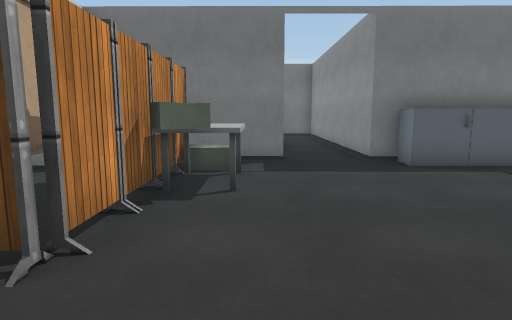
View 1 (above)

16 first-person views from a walk through a scene from a Unity 3-D project. The camera is 1.2 m above the floor, tilts 8° down and sees 75° across. The floor is counted in squares, 1 m on a side. Each view is taken from the middle of a square. On the plan, view 1 faces up. The plan holds only what a view shows up to about 14 squares ahead; the rest is blank. The place goes on beyond the plan. Some surface patterns are stand-ins.

View 2
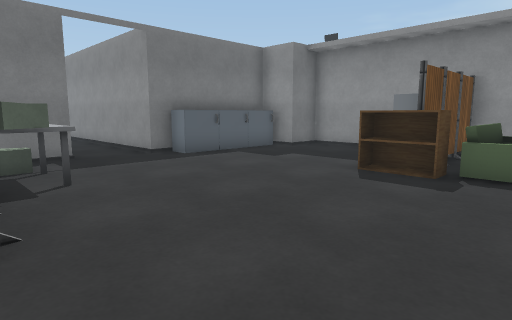

View 3
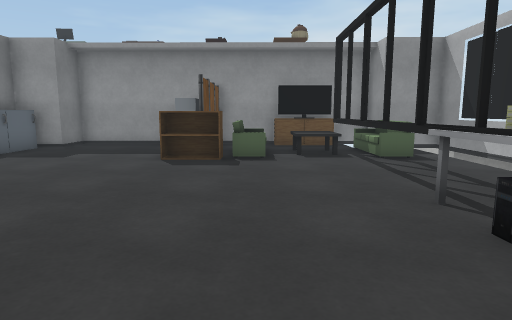

View 4
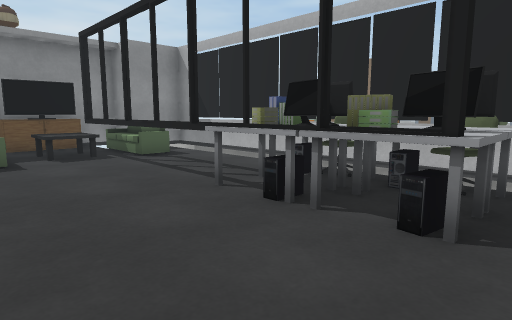

View 5
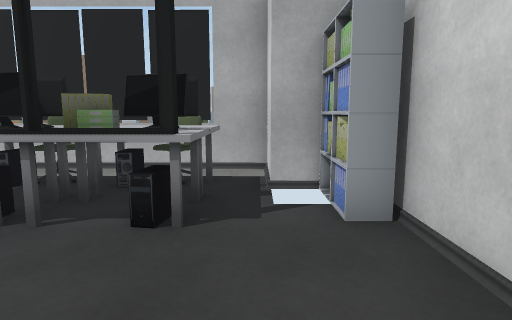

View 6
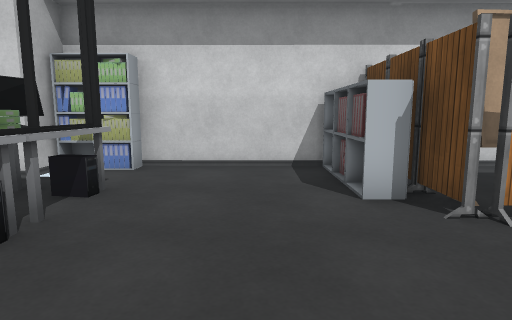

View 7
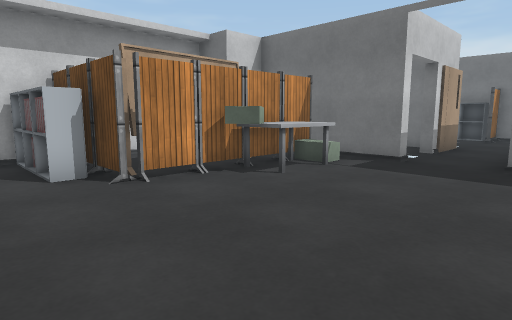

View 8
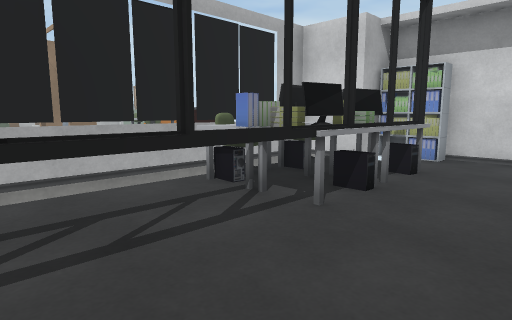

View 9
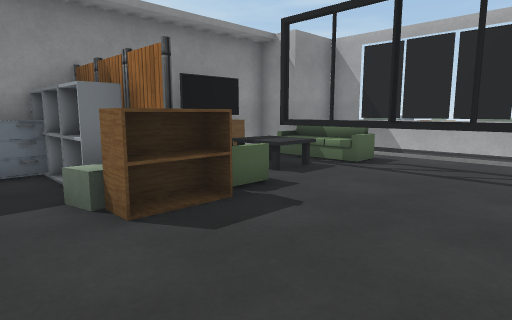

View 10
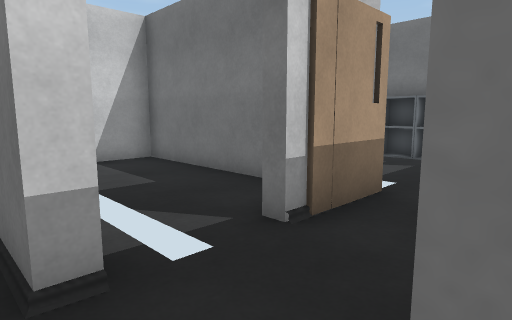

View 11
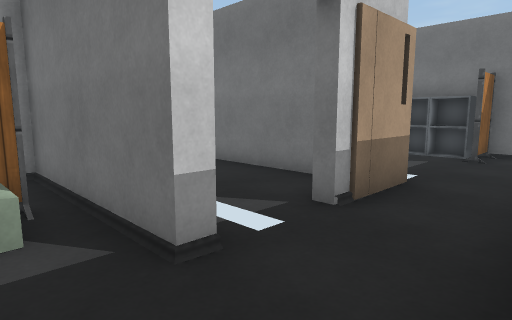

View 12
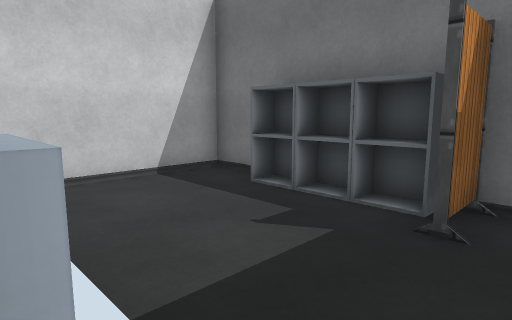

View 13
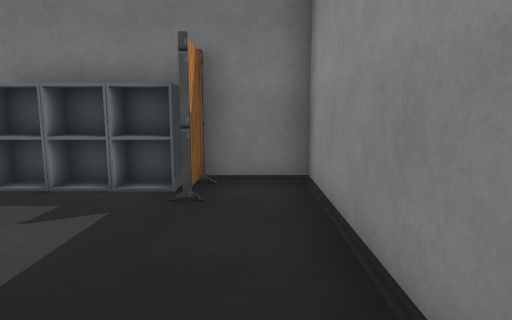

View 14
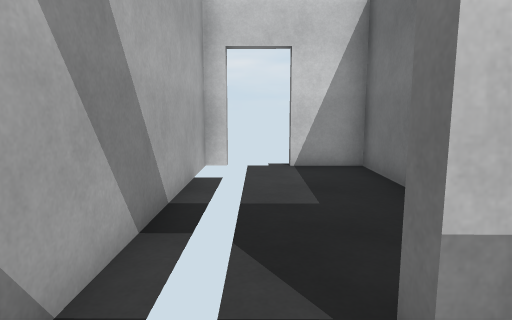

View 15
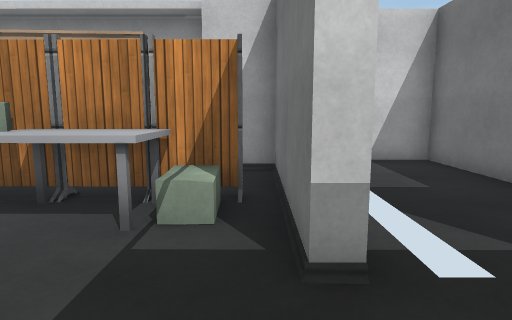

View 16
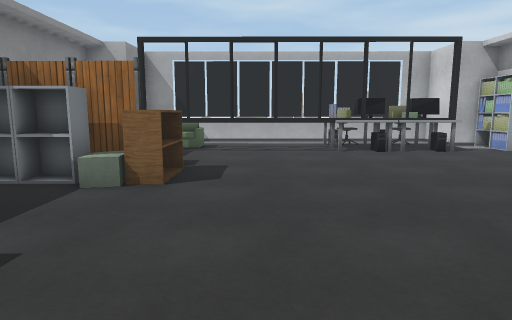

### Floor plan
Key: @ floor where view 1 was taken; # wall or solid block; . main floor; : floor 0.5 m higher than the main floor; / step, stairs or slope; = window, fence, low wall or low ledge; ^ raised ledge; T thing the floor can be seen under or through.
Columns run from 6 left of view 1 to 9 right of it. Each row starts with its distance up from view 1.
 18   ########
 17   #.####.#
 16   #......#
 15   #......#
 14   #......#
 13 ########.#
 12 #.....##.#
 11  .....#..#
 10  ........#
  9 #######..#
  8    ##.....^^^^#
  7     #//.......##
  6     #/=........#
  5     #/=........#
  4    ##..........#
  3    ##..........#
  2 ####.......^####
  1 #..........^####
  0 #.....@....=:==#
 -1 #...........^==#
 -2 #...........^^=#
 -3 ##.^^^^=TTT=####
 -4 ##.^^^^ ...===##
 -5  ##^^^^....## #
 -6   ###########

Where each view was taken, in squares from view 1:
view 1: 0 up, 0 right, facing up
view 2: 1 down, 2 left, facing up-right
view 3: 0 up, 4 left, facing right
view 4: 1 up, 4 left, facing down-right
view 5: 1 up, 4 left, facing down
view 6: 0 up, 2 right, facing left
view 7: 0 up, 4 right, facing up-left
view 8: 0 up, 4 right, facing down-left
view 9: 4 up, 1 right, facing down-right
view 10: 8 up, 3 right, facing up-left
view 11: 7 up, 3 right, facing up-left
view 12: 13 up, 2 right, facing up-left
view 13: 12 up, 2 right, facing up
view 14: 10 up, 2 right, facing left
view 15: 8 up, 3 right, facing left
view 16: 8 up, 3 right, facing down
